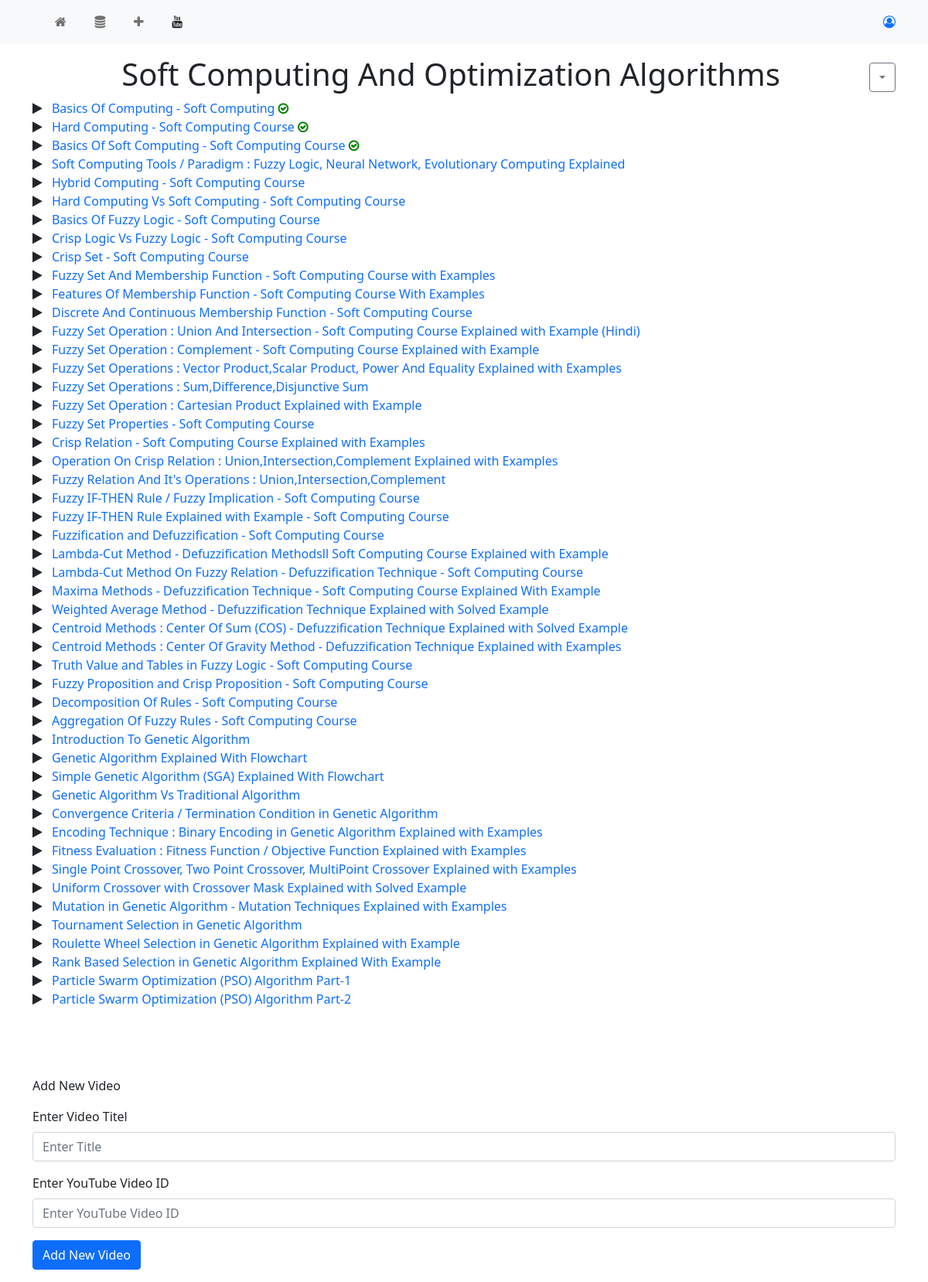
The app's page /youtube/4, older data.
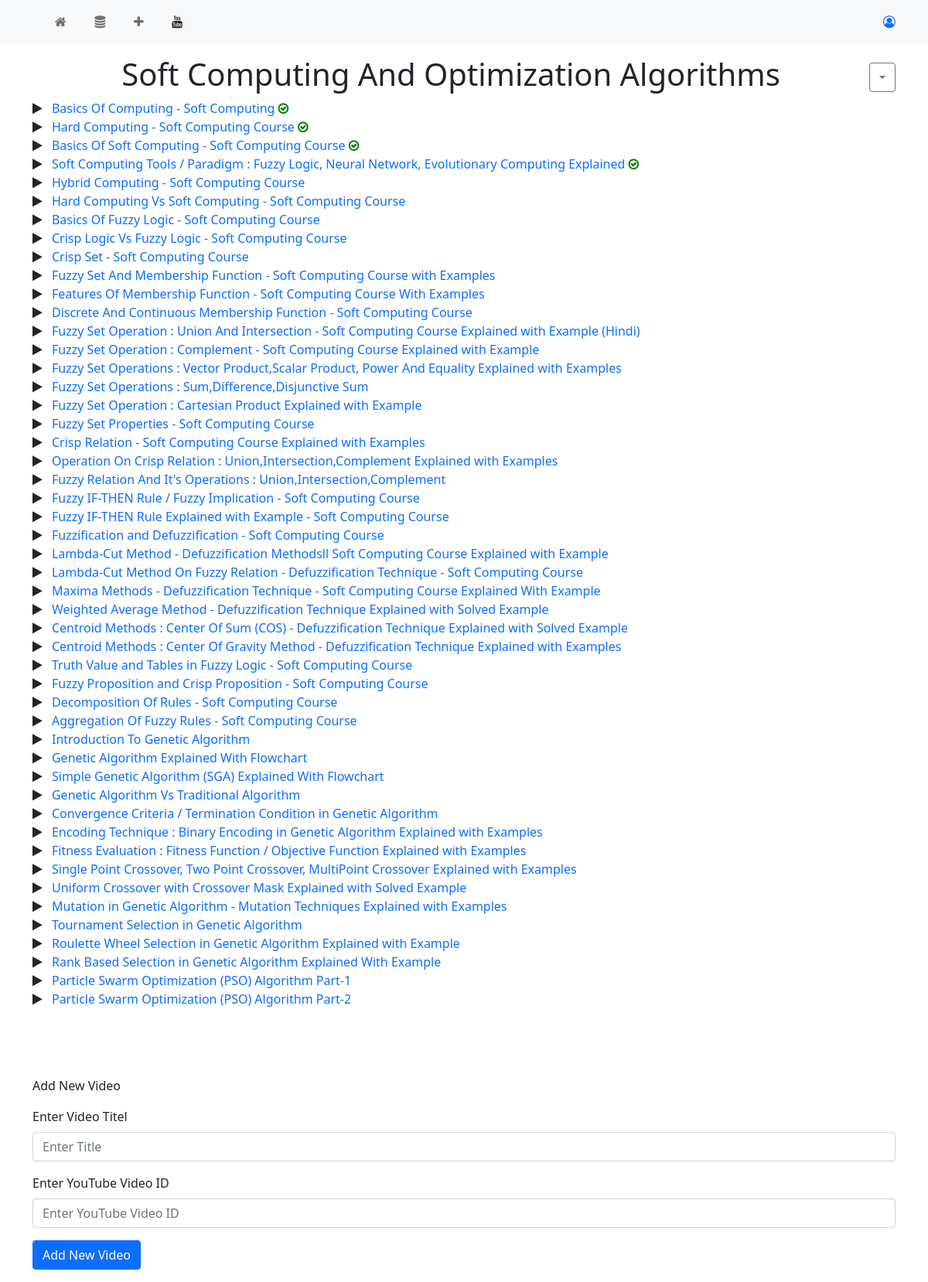
The same page, newer data.
### youtube/models.py (models this page shows, shortened)
class YTVideo(models.Model):
    title = models.CharField(max_length=1000)
    video_id = models.CharField(max_length=30)
    playlist = models.ForeignKey("Playlist", on_delete=models.CASCADE)
    is_done = models.BooleanField(default=False)
    seen_at = models.DateTimeField(auto_now=True)

### youtube/views.py (the view)
# urls.py: path('<int:id>', views.playlist_detail, name="playlist-detail-page"),
def playlist_detail(request, id):
    context = {
        'playlist': get_object_or_404(Playlist, pk=id)
    }
    return render(request, 'youtube/playlist_detail.html', context=context)

### templates/youtube/playlist_detail.html (shortened to what this page needs)
{% extends 'base.html' %}
{% block youtube_active %} active {% endblock youtube_active %}
{% block page_content %}
    <h1 class="text-center">
        {{playlist.title}}
        <span class="float-end">
            <div class="btn-group" role="group">
                <button id="playlist-options" type="button" class="btn btn-outline-secondary dropdown-toggle" data-bs-toggle="dropdown" aria-expanded="false"></button>
            </div>
        </span>
    </h1>
    <ul>
        {% for video in playlist.ytvideo_set.all %}
            <li class="video-item">
                <a href="{% url 'yt-video-detail-page' video.id %}">{{video.title}}</a>
                {% if video.is_done %}
                    <span class="done"></span>
                {% endif %}
            </li>
        {% endfor %}
    </ul>
    <br><br><br>
    <form action="{% url 'yt-video-add-page' %}" method="POST">
        <p>Add New Video</p>
        <div class="mb-3">
            <label for="title" class="form-label">Enter Video Titel</label>
            <input type="text" class="form-control" id="title" name="title" placeholder="Enter Title" required>
        </div>
        <div class="mb-3">
            <label for="vid" class="form-label">Enter YouTube Video ID</label>
            <input type="text" class="form-control" id="vid" name="vid" placeholder="Enter YouTube Video ID" required>
        </div>
        <input type="submit" value="Add New Video" class="btn btn-primary">
    </form>
{% endblock page_content %}

Row changes from the older to the newer data that the page shows:
changed YTVideo (number 4 of 49 on the later page): is_done False → True (drawn)
